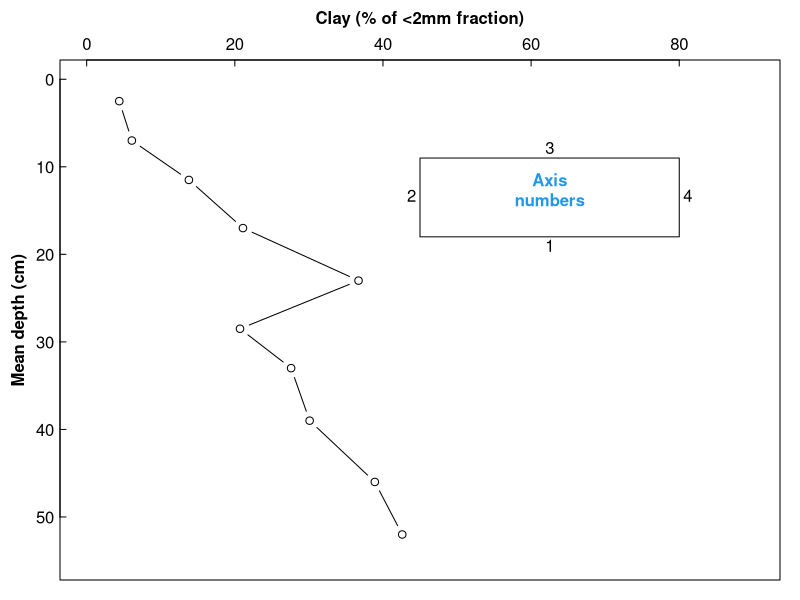
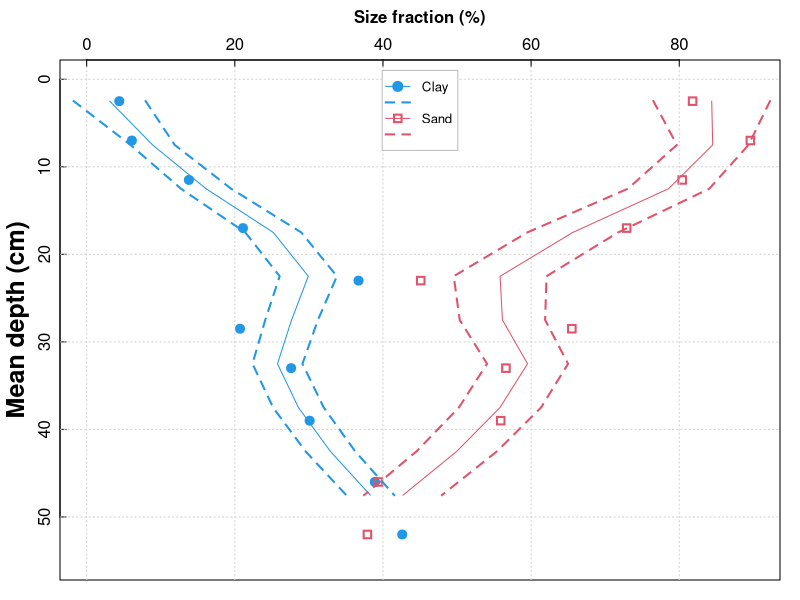
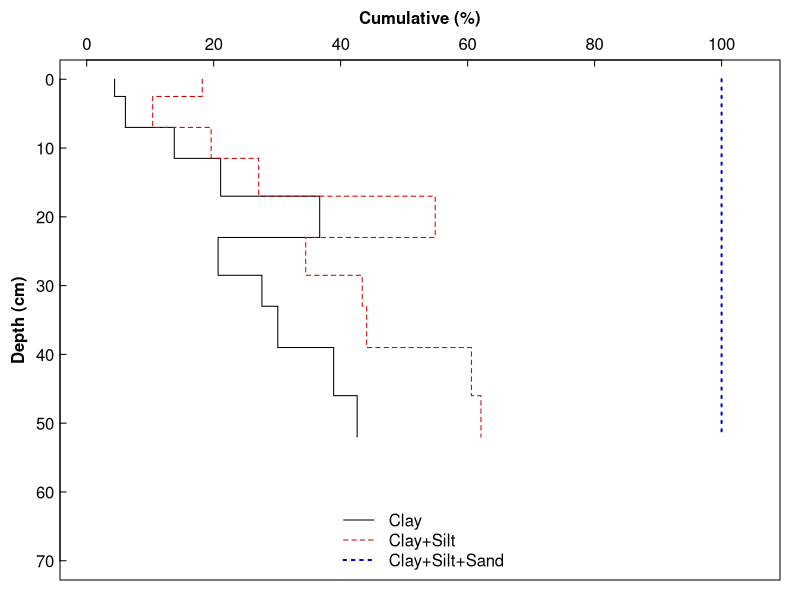
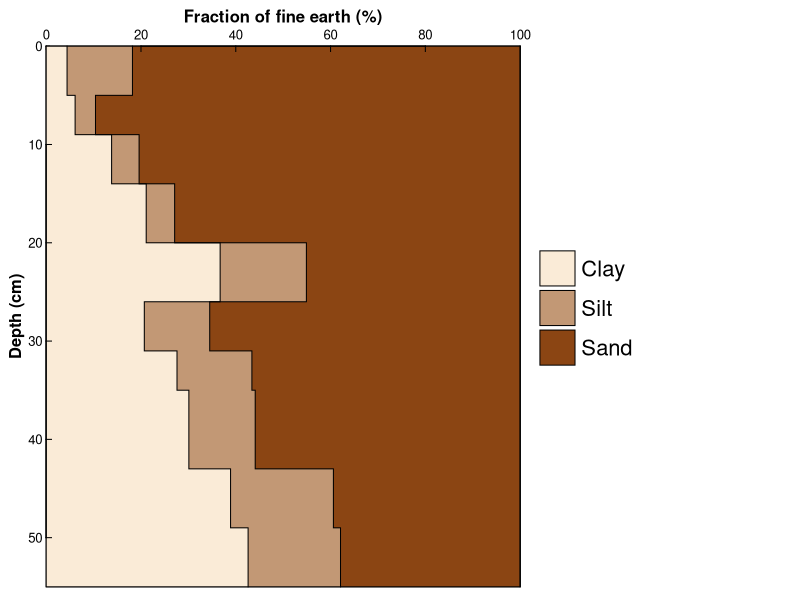

Reproduce these figures in R, in order.
# Using R for soil profile diagrams -- A selection of methods ####

# We're going to illustrate all the methods using some made-up data.
# You would need to adapt the R code examples to match your dataset and
# variable names.

# Just so we don't need to read in a file, we're going to make a dataframe using
# R code:

profile <- data.frame(Sample = seq(1,10),
                      Horizon = c("A","A","A2","A2","B1","B1","B1","B2","B2","B3"),
                      Depth_upper = c(0,5,9,14,20,26,31,35,43,49),
                      Depth_lower = c(5,9,14,20,26,31,35,43,49,55),
                      Sand = c(81.8, 89.6, 80.4, 72.9, 45.1, 65.5, 56.6, 55.9, 39.4, 37.9),
                      Silt = c(13.8, 4.3, 5.8, 6.0, 18.2, 13.8, 15.8, 14.0, 21.7, 19.5),
                      Clay = c(4.4, 6.1, 13.8, 21.1, 36.7, 20.7, 27.6, 30.1, 38.9, 42.6))
profile$Horizon <- as.factor(profile$Horizon)
str(profile)
{cat("\nSum of sand + silt + clay in each sample:\n");with(profile, Sand+Silt+Clay)}

## Inverted scatter plot (the most basic option) ####

# To invert a scatter plot to make it suitable for soil depth profile plotting, we:
# use par(mar = c( . . . )) to make the upper margin larger to fit in axis and tick labels
  #  calculate mean depth for each sample = (upper + lower)/2
  #  plot Depth vs. variable (which is inverted)
  #  suppress the x axis (xaxt="n") and have no x-axis label (xlab="")
  #  plot the depth axis backwards by putting the deepest limit first (ylim=c(55,0))
  #  rotate the labels using the las = 1 option in par() or plot()
  #  add a manual x axis at the top using axis(3)
  #  add a manual x axis title at top using the mtext() function

# omit axis plotting and axis label...
# ... then plot axis manually, first adjusting plot margins
par(mar=c(1,3,3,1), mgp = c(1.6,0.3,0), 
    tcl = 0.3, font.lab = 2) # won't change anything except margins
plot(profile$Clay, ((profile$Depth_upper+profile$Depth_lower)/2),
     xlab="", xaxt="n", type = "b", las = 1,
     xlim = c(0,90), ylim = c(55,0), 
     ylab="Mean depth (cm)")
# we need two functions / code lines for manual axis, plus label
axis(3)
mtext(side=3, line=1.6, font=2, text="Clay (% of <2mm fraction)")
rect(45,18,80,9)
text(c(62.5,45,62.5,80,62.5), c(18,13.5,9,13.5,9), 
     labels = c("1","2","3","4","\nAxis\nnumbers"), 
     pos = c(1,2,3,4,1), font=c(1,1,1,1,2),col=c(1,1,1,1,4), offset = 0.2)

# The depth profile plot made this way is quite a common way to represent
# soil profile data. It has the advantage of being relatively simple, but
# implies a continuous change in the variable (Clay in the plot) which we
# usually do not have data for, since we collect samples in discrete depth
# increments. We will address how to deal with discrete increments later.

# Unless we have replicate samples from the same depth increment, we don't have
# an estimate of sampling+measurement uncertainty. The next section uses an
# interpolation method to generate a standard error around a smoothed depth
# profile relationship.

## Smoothed Depth Profiles with uncertainties ####

# To generate smoothed curves of soil properties down a profile, we:
#    first plot just the measurements vs. mean depth as above
#    create an 'empty' data frame to hold the smoothed interpolated results
#    for each series, create a smoothing model using the loess() function (LOESS
#    is Locally Estimated Scatterplot Smoothing)
#    generate an object containing predictions and standard errors from the
#    LOESS models using the predict() function
#    plot the smooth (interpolated) lines and their standard errors
#    add a legend

par(mar=c(1,3,3,1), mgp = c(1.6,0.3,0), tcl = 0.3, font.lab = 2, lend=2, ljoin=1)
profile$Depth_mean <- (profile$Depth_upper + profile$Depth_lower)/2
with(profile, plot(Depth_mean ~ Clay, xaxt = "n", xlab = "", ylab = "Mean depth (cm)",
                   pch = 19, col = 4, ylim = c(55,0), xlim = c(0,90), 
                   cex = 1.2, cex.lab = 1.5))
with(profile, points(Depth_mean ~ Sand, pch = 0, col = 2, lwd=2))
grid()
axis(3)
mtext(expression(bold(paste("Size fraction (%)"))),
      side = 3, line = 1.5, font = 2)

# set up data.frame to store interpolation results
interps <- data.frame(fixdepth = seq(2.5,60,5),
                      Clay = rep(NA, length(seq(2.5,60,5))),
                      Clay_lo = rep(NA, length(seq(2.5,60,5))),
                      Clay_hi = rep(NA, length(seq(2.5,60,5))),
                      Sand = rep(NA, length(seq(2.5,60,5))),
                      Sand_lo = rep(NA, length(seq(2.5,60,5))),
                      Sand_hi = rep(NA, length(seq(2.5,60,5))))

# generate Clay values interpolated to fixed depth using LOESS
loessMod1 <- loess(Clay ~ Depth_mean, data = profile)
loessPred1 <- predict(loessMod1, newdata=interps$fixdepth, se = TRUE)
interps$Clay <- loessPred1$fit
interps$Clay_lo <- loessPred1$fit - loessPred1$se.fit
interps$Clay_hi <- loessPred1$fit + loessPred1$se.fit

# generate Core 2 values interpolated to fixed depth using LOESS
loessMod2 <- loess(Sand ~ Depth_mean, profile)
loessPred2 <- predict(loessMod2, newdata=interps$fixdepth, se = TRUE)
interps$Sand <- loessPred2$fit
interps$Sand_lo <- loessPred2$fit - loessPred2$se.fit
interps$Sand_hi <- loessPred2$fit + loessPred2$se.fit

# add interpolations to plot
lines(interps$Clay, interps$fixdepth, col = 4)
lines(interps$Clay_lo, interps$fixdepth, col = 4, lty = 2, lwd = 2)
lines(interps$Clay_hi, interps$fixdepth, col = 4, lty = 2, lwd = 2)

lines(interps$Sand, interps$fixdepth, col = 2)
lines(interps$Sand_lo, interps$fixdepth, col = 2, lty = 2, lwd = 2)
lines(interps$Sand_hi, interps$fixdepth, col = 2, lty = 2, lwd = 2)

legend("top", bty = "o", inset = 0.02,
       cex = 0.8, box.col = "gray", box.lwd = 1, 
       legend = c("Clay", "", "Sand",""), 
       col = c(4,4,2,2), lty = c(1,2,1,2), lwd = c(1,2,1,2), pt.lwd = 2, 
       pch = c(19,NA,0,NA), pt.cex = c(1.2,NA,1,NA))

# The depth profile plot in the plot we made is a nice way to represent soil
# profile data. It tries to predict the uncertainty in measurement with depth,
# assuming a continuous smooth relationship (which might not be a valid
# assumption!). We can plot our depth profile with no assumptions about how out
# variable(s) change between measurements using a variation on a bar plot.

## Soil depth profile plots as cumulative stepped plots ####

# To make stepped plots makes use of the type = "s" option in the
# functions plot() or lines():

par(mar=c(1,3,3,1), mgp = c(1.6,0.3,0), tcl = 0.3, font.lab = 2, 
    lend=2, ljoin=1, las = 1)
plot(c(0, profile$Depth_mean) ~ c(profile$Clay[1], profile$Clay), 
     type = "s", xlim = c(0,105), ylim = c(70,0),
     pch = 16, xaxt = "n", ylab = "Depth (cm)")
lines(c(0,profile$Depth_mean) ~ c(c(profile$Silt[1],profile$Silt) +
                                    c(profile$Clay[1], profile$Clay)), 
      type="s", col="red3", lty = 2)
lines(c(0,profile$Depth_mean) ~ c(c(profile$Sand[1],profile$Sand) +
                                    c(profile$Silt[1],profile$Silt) +
                                    c(profile$Clay[1], profile$Clay)), 
      type="s", col="blue3", lty = 3, lwd = 2, lend="round")
axis(3); mtext("Cumulative (%)", side=3, line=1.6, font=2, cex=1)
legend("bottom", legend = c("Clay","Clay+Silt","Clay+Silt+Sand"),
       lty = c(1,2,3), lwd = c(1,1,2), col = c("black","red3","blue3"), bty = "n")

# The stepped plot we just made is a more "honest" representation of the way
# that we typically present soil profile data, but it is somewhat hard to
# interpret as drawn (a cumulative composition plot), and the legend is messy.
# It would be better to represent the stepped lines as polygons, similar to
# stacked bars.

## Soil depth profile plots as filled cumulative stacked plots ####

# This type of plot obviously works best for fixed-sum compositions, where we
# have measured all the components, such as soil texture (sand, silt, clay).

# The basis of this plot is to use loops to draw rectangles for each series
# using the rect() function. Except for the first series, we add the
# previous series so the rectangles 'stack' horizontally. We add stepped lines
# with type = "s" to outline the adjoined boxes for each series. We use
# a layout so we can plot in frames of different sizes (in this
# example, 2 frames, with the left twice as wide as the right). In the
# right frame we plot a dummy plot with no plot elements drawn, and over this we
# draw a nice legend (it's probably also possible with a wide right margin, if
# xpd = TRUE is set in par()).

par(mar=c(1,3.5,3.5,1), mgp = c(1.7,0.3,0), tcl = 0.25, font.lab = 2, 
    las = 1, xaxs="i", yaxs="i", xpd = TRUE)
palette(c("black", 
          colorRampPalette(c("antiquewhite","chocolate4"), space = "rgb")(3),"sienna", 
          colorRampPalette(c("blue3","white"), space = "rgb")(4),"transparent"))
layout(matrix(c(1,1,2), ncol = 3))
plot(c(0, profile$Depth_lower) ~ c(profile$Clay[1], profile$Clay), 
     type = "n", xlim = c(0,100), ylim = c(55,0), ylab = "Depth (cm)",
     cex.lab = 1.5, cex.axis = 1.2, pch = 16, xaxt = "n")
axis(3, cex.axis = 1.2, mgp=c(1.7,0.3,0))
mtext("Fraction of fine earth (%)", side=3, line=1.6, family="sans", font=2, cex=1)

for (i in 1:NROW(profile)) {
  rect(0, profile[i, "Depth_lower"], 
       profile[i,"Clay"], profile[i, "Depth_upper"],
       col = 2, border = 10)}

for (i in 1:NROW(profile)) {
  rect(profile[i,'Clay'], profile[i, "Depth_lower"], 
       profile[i,"Clay"]+profile[i,"Silt"], profile[i, "Depth_upper"],
       col = 3, border = 10)}

for (i in 1:NROW(profile)) {
  rect(profile[i,'Clay']+profile[i,"Silt"], profile[i, "Depth_lower"], 
       profile[i,"Clay"]+profile[i,"Silt"]+profile[i,"Sand"], profile[i, "Depth_upper"],
       col = 4, border = 10)}

box()
axis(2, at = seq(10,50,10), labels = rep(NA, length(seq(10,50,10))), tcl=0.4)
axis(3, at = seq(20,80,20), labels = rep(NA, length(seq(20,80,20))), tcl=0.4)
lines(c(0, profile$Depth_lower) ~ c(profile$Clay[1], profile$Clay), 
      type = "s")
lines(c(0,profile$Depth_lower) ~ c(c(profile$Silt[1],profile$Silt) +
                                  c(profile$Clay[1], profile$Clay)), 
      type="s", lty = 1)
lines(c(0,profile$Depth_lower) ~ c(c(profile$Sand[1],profile$Sand) +
                                  c(profile$Silt[1],profile$Silt) +
                                  c(profile$Clay[1], profile$Clay)), 
      type="s", lty = 1)

plot(c(0, 1), c(0, 1), axes=F, ann=F, type="n")
legend(0.05, 0.65, legend = c("Clay","Silt","Sand"), 
       cex = 2, pch = 22, pt.bg=c(2,3,4), pt.cex = 8,
       bty="n", bg = 9, box.col = 1, inset=0,
       xjust=0.5, x.intersp=1.2, y.intersp=1.5)

# The resulting horizontally stacked plot also presents a
# more "honest" representation of soil profile data, and it is easier to
# interpret than just stepped lines, with a much tidier legend. It would be
# hard to indicate measurement variability on this type of plot, but it's
# potentially an attractive option.
